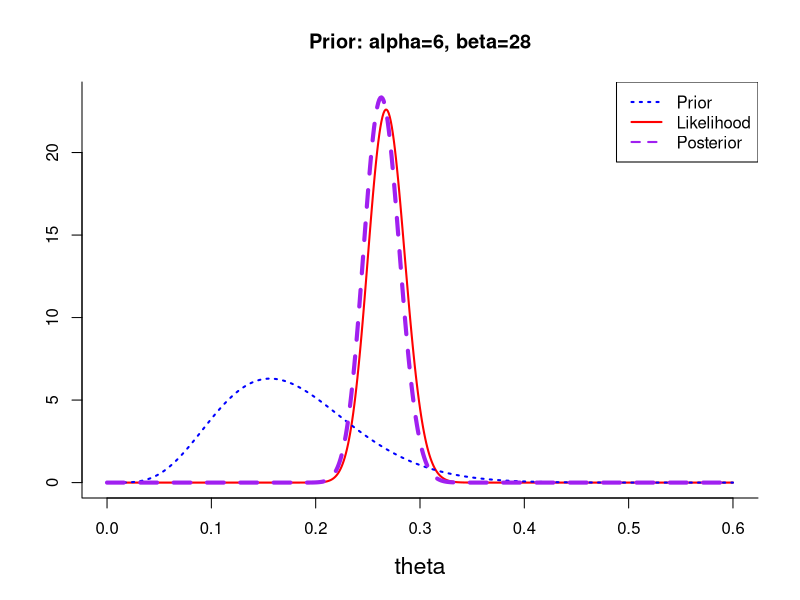
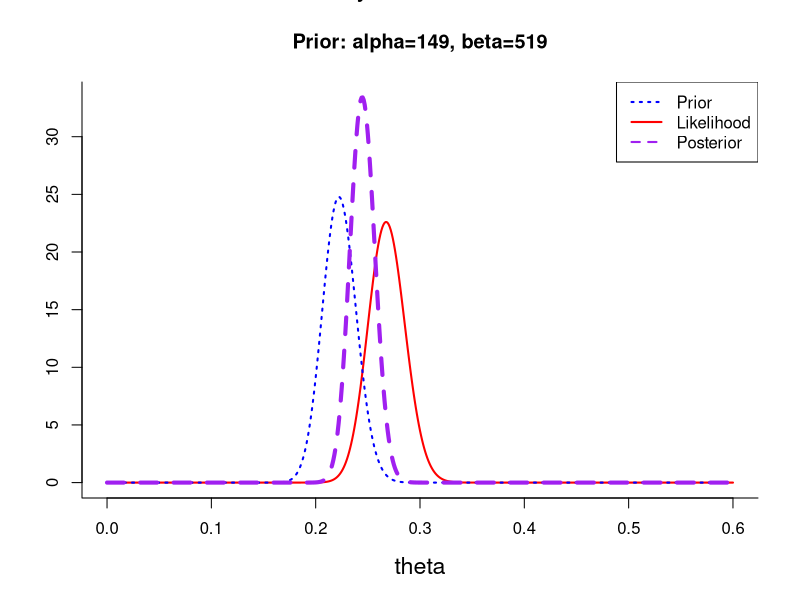

Write the R code that produced these figures, in order.
## ---- chunk 1
library(tidyverse)
## ---- chunk 2

mmdark.dat = read.table("mmdark2023.txt",header=TRUE)
## ---- chunk 3
mmdarksum = mmdark.dat %>% mutate(notblue = rowSums(mmdark.dat)-blue) %>% select(blue,notblue)

apply(mmdarksum,2,sum)
## ---- chunk 4

mmdark.dat17 = read.table("mmdark2017.txt",header=TRUE)
## ---- chunk 5
mmdarksum17 = mmdark.dat17 %>% mutate(notblue = rowSums(mmdark.dat17)-blue) %>% select(blue,notblue)

apply(mmdarksum17,2,sum)
## ---- chunk 6
qbeta(0.025,318,980)
qbeta(0.975,318,980)
## ---- chunk 7
# placenta.R - show likelihood, prior, posterior from placenta previa example
# (Gelman et al p. 43-45).
plot.beta <- function(alpha, bbeta, y, n) {
  
  
# arguments: alpha and bbeta are hyperparameters for beta prior,
# and y and n are observed successes and observed total from data
theta <- seq(0,.60,.001) ### values for x-axis

# dbeta(x,shape1,shape2,ncp=0,log=F), where x=vector of quantiles,
# shape1=alpha, shape2=bbeta, ncp=noncentrality param, and if log=T it
# gives probabilities as log(p)

ttitle <- paste0("Prior: alpha=",alpha,", beta=",bbeta)

plot(theta,dbeta(theta,y+alpha,n-y+bbeta),type="n",bty="l",
xlab="theta",ylab="", cex.lab=1.4, main=ttitle)
# Likelihood
lines(theta,dbeta(theta,y,n-y), lwd=2,col="red",lty=1)
# Prior
lines(theta,dbeta(theta,alpha,bbeta), lwd=2,col="blue",lty=3)
# Posterior
lines(theta,dbeta(theta,(y+alpha),(n-y+bbeta)),lwd=4,col="purple",lty=2)
legend("topright",c("Prior","Likelihood","Posterior"),lty=c(3, 1, 2),
col=c("blue","red","purple"),lwd=c(2,2,2),cex=1)
}


pdf("placenta.pdf")

plot.beta(6,28,169,630)
plot.beta(149,519,169,630)

mtext("Data: y=169,n=630",side=3,outer=T,cex=1.6,line=0)
dev.off()
